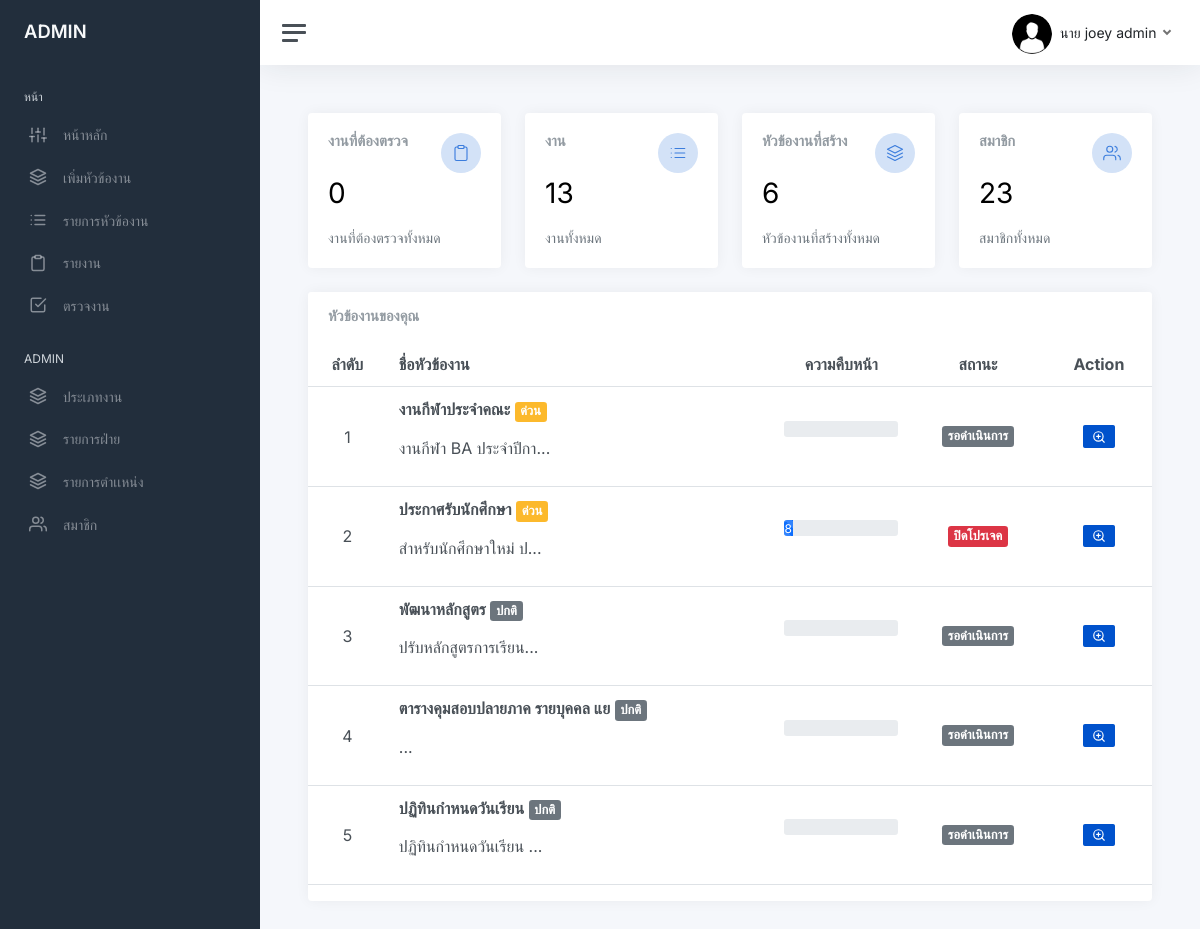
Screenshot of /index.php (signed in) with the database file from the repository.
### tables this page shows
CREATE TABLE `user` (
  `user_id` int(11) NOT NULL,
  `firstname` varchar(200) NOT NULL,
  `lastname` varchar(200) NOT NULL,
  `email` varchar(200) NOT NULL,
  `password` varchar(255) NOT NULL,
  `role_id` int(11) DEFAULT NULL,
  `avatar` varchar(255) DEFAULT NULL,
  `date_created` timestamp NOT NULL DEFAULT current_timestamp() ON UPDATE current_timestamp(),
  `status_user` int(11) NOT NULL,
  `tel` varchar(255) NOT NULL,
  `line_token` varchar(255) NOT NULL,
  `idcard` varchar(13) NOT NULL,
  `department_id` int(11) NOT NULL,
  `shortname_id` int(11) NOT NULL,
  `status_user2` int(11) NOT NULL
);

CREATE TABLE `project` (
  `project_id` int(11) NOT NULL,
  `name_project` varchar(255) NOT NULL,
  `description` text NOT NULL,
  `status_1` tinyint(4) NOT NULL,
  `create_project` timestamp NOT NULL DEFAULT current_timestamp() ON UPDATE current_timestamp(),
  `start_date` datetime NOT NULL,
  `end_date` datetime NOT NULL,
  `manager_id` int(11) NOT NULL,
  `status_2` int(11) NOT NULL,
  `id_jobtype` int(11) NOT NULL,
  `progress_project` float NOT NULL
);

### index.php (the view, shortened to what this page needs)
<?php
    require_once 'connect.php';
	include "sidebar.php";
	$where ="";
	$sql = $db->query("SELECT user_id  FROM user  ");
	$stmtusernum = $sql->fetchColumn();
	$sql1 = $db->query("SELECT project_id as num1 FROM project   $where");
	$stmtprojectnummanager = $sql1->rowCount();
	$sql4 = $db->query("SELECT task_id  FROM task_list as t left join project as p on t.project_id = p.project_id WHERE  1=1 $where ");
    $numusertask = $sql4->rowCount();
	$sql8 = $db->query("SELECT details_id  FROM details as d left join project as p on p.project_id = d.project_id WHERE state_details = 'Y' $where " );
	$stmtdetails = 	$sql8 ->rowCount();
?>
<!DOCTYPE html>
<html lang="en">
<?php include "head.php"?>
<body>
			<main class="content">
				<div class="container-fluid p-0">
					<div class="row">
						<div class="col-xxl-12 col-xxl- d-flex">
							<div class="w-100">
								<div class="row">
									<?php if ($level != $maxlevel): ?>
										<div class="col-sm-3">
											<a href="checktask_list.php">
												<div class="card">
													<div class="card-body">
														<div class="row">
															<div class="col mt-0">
																<h5 class="card-title">งานที่ต้องตรวจ</h5>
															</div>
															<div class="col-auto">
																<div class="stat text-primary">
																	<i class="align-middle" data-feather="clipboard"></i>
																</div>
															</div>
														</div>
														<h1 class="mt-1 mb-3"><?php echo $stmtdetails; ?></h1>
														<div class="mb-0">
															<span class="text-muted">งานที่ต้องตรวจทั้งหมด</span>
														</div>
													</div>
												</div>
											</a>
										</div>
									<?php endif ?>
											<div class="col-sm-3">
												<a href="task_list.php?statustask=1">
													<div class="card">
														<div class="card-body">
															<div class="row">
																<div class="col mt-0">
																	<h5 class="card-title">งาน</h5>
																</div>
																<div class="col-auto">
																	<div class="stat text-primary">
																		<i class="align-middle" data-feather="list"></i>
																	</div>
																</div>
															</div>
															<h1 class="mt-1 mb-3"><?php echo $numusertask ?></h1>
															<div class="mb-0">
																<span class="text-muted">งานทั้งหมด</span>
															</div>
														</div>
													</div>
												</a>
											</div>
										<?php if ($level != $maxlevel): ?>
										<div class="col-sm-3">
											<a href="project_list.php">
												<div class="card">
													<div class="card-body">
														<div class="row">
															<div class="col mt-0">
																<h5 class="card-title">หัวข้องานที่สร้าง</h5>
															</div>
															<div class="col-auto">
																<div class="stat text-primary">
																	<i class="align-middle" data-feather="layers"></i>
																</div>
															</div>
														</div>
														<h1 class="mt-1 mb-3"><?php echo $stmtprojectnummanager ?></h1>
														<div class="mb-0">
															<span class="text-muted">หัวข้องานที่สร้างทั้งหมด</span>
														</div>
													</div>
												</div>
											</a>
										</div>
										<?php endif ?>
										<?php if ($level <= 2): ?>
										<div class="col-sm-3">
											<a href="user_list.php">
												<div class="card">
													<div class="card-body">
														<div class="row">
															<div class="col mt-0">
																<h5 class="card-title">สมาชิก</h5>
															</div>
															<div class="col-auto">
																<div class="stat text-primary">
																	<i class="align-middle" data-feather="users"></i>
																</div>
															</div>
														</div>
													<h1 class="mt-1 mb-3"><?php echo $stmtusernum ?></h1>
													<div class="mb-0">
														<span class="text-muted">สมาชิกทั้งหมด</span>
													</div>
												</div>
											</a>
										</div>
										<?php endif; ?>
									</div>
								</div>
						</div>
					</div>
						<div class="col-12">
							<div class="card flex-fill">
								<div class="card-header">
									<h5 class="card-title mb-0">หัวข้องานของคุณ</h5>
								</div>
									<?php
										$i = 1;
										$stmtshowproject = "SELECT * FROM project  $where ORDER BY  end_date,status_2  DESC LIMIT 5;";
										$stmtshowproject = $db->query($stmtshowproject);
										$stmtshowproject->execute();
									?>
								<div class="table-responsive-xl">
									<table class="table table-hover">
										<thead>
											<tr>
												<th class="id-col">ลำดับ</th>
												<th class="name-col">ชื่อหัวข้องาน</th>
												<th class="progress-col" >ความคืบหน้า</th>
												<th class="status-col">สถานะ</th>
												<th class="action-col">Action</th>
											</tr>
										</thead>
									<tbody>
											<tr>
												<?php while ($stmtshowprojectrow = $stmtshowproject->fetch(PDO::FETCH_ASSOC)){ ?>
													<td class="id-col"><?php echo $i++ ?></td>
													<td class="name-col">
														<p><b><?php echo mb_substr($stmtshowprojectrow['name_project'],0,30);?></b>
														<?php showstatpro2($stmtshowprojectrow['status_2']) ?></p>
														<p class="truncate"><?php echo mb_substr($stmtshowprojectrow['description'],0,20).'...';  ?></p>
													</td>
													<td class="progress-col">
														<div class="progress mb-3">
															<div class="progress-bar progress-bar-striped progress-bar-animated-sm" role="progressbar" style="width:<?php echo $stmtshowprojectrow['progress_project'] ?>%" ><?php echo $stmtshowprojectrow['progress_project'] ?>%</div>
														</div>
													</td>
													<td class="status-col">
														<?php showstatpro($stmtshowprojectrow['status_1']);	?>
													</td>
													<td class="action-col">
														<a class="btn btn-bitbucket btn-sm" title="ดูรายละเอียดงาน" href="view_project.php?view_id=<?php echo $stmtshowprojectrow['project_id']?>"><i data-feather="zoom-in"></i></a>
														</td>
													</tr>
										<?php } ?>
									</tbody>
								</table>
							</div>
						</div>
					</div>
				</div>
			</main>
		</div>
	</div>
</body>
</html>

### sidebar.php (shortened to what this page needs)
<?php
include "head.php";
include "funtion.php";
		if (isset($_SESSION['user_login'])) {
			$user_id = $_SESSION['user_login'];
			$sql = "SELECT *,concat(firstname,' ',lastname) as name FROM user AS u  natural JOIN position  WHERE u.user_id = $user_id ";
			$stmt = $db->prepare($sql);
			$stmt->execute();
			$row = $stmt->fetch(PDO::FETCH_ASSOC);
		}
			$level = $row['level'];
			$where ='';
			$sql2 = "SELECT MAX(level) as maxlevel , MIN(level) as minlevel FROM user as u
			left join position as p ON u.role_id = p.role_id
			left join department as d on u.department_id = d.department_id   $where ";
			$stmt2 = $db->prepare($sql2);
			$stmt2->execute();
			$row2 = $stmt2->fetch(PDO::FETCH_ASSOC);
			$maxlevel = $row2['maxlevel'];
?>
<div class="wrapper">
		<nav id="sidebar" class="sidebar js-sidebar">
			<div class="sidebar-content js-simplebar">
				<a class="sidebar-brand" href="index.php">
				<?php if($level == 1): ?>
				<span class="align-middle">ADMIN <?php ?></span>
				<?php endif; ?>
				</a>
				<ul class="sidebar-nav">
					<li class="sidebar-header">
						หน้า
					</li>
					<li class="sidebar-item">
						<a class="sidebar-link" href="index.php">
              <i class="align-middle" data-feather="sliders"></i> <span class="align-middle">หน้าหลัก</span>
            </a>
					</li>
					<?php if($level != $maxlevel): ?>
						<li class="sidebar-item">
						<a class="sidebar-link" href="addproject_page.php">
              <i class="align-middle" data-feather="layers"></i> <span class="align-middle">เพิ่มหัวข้องาน</span>
            </a>
					<?php endif; ?>
					<li class="sidebar-item">
						<a data-bs-target="#project_list" data-bs-toggle="collapse" class="sidebar-link collapsed" aria-expanded="false">
							<i class="align-middle" data-feather="list"></i>
							 <span class="align-middle">
							 รายการหัวข้องาน
							</span>
						</a>
					</li>
			<li class="sidebar-item">
				<a data-bs-target="#report" data-bs-toggle="collapse" class="sidebar-link collapsed" aria-expanded="false">
					<i class="align-middle" data-feather="clipboard"></i>
						<span class="align-middle">
						รายงาน
					</span>
				</a>
			</li>
					<?php if($level != $maxlevel): ?>
					<li class="sidebar-item">
						<a class="sidebar-link" href="checktask_list.php">
              <i class="align-middle" data-feather="check-square"></i> <span class="align-middle">ตรวจงาน</span>
            </a>
			<?php endif; ?>
					</li>
					<?php if(($level == 1) ): ?>
					<li class="sidebar-header">
						ADMIN
					</li>
					<?php elseif($level  != $maxlevel): ?>
					<li class="sidebar-header">
						USER
					</li>
					<?php endif; ?>
					<?php if($level  != $maxlevel): ?>
						<li class="sidebar-item">
							<a class="sidebar-link"  href="jobtype_list.php">
				<i class="align-middle" data-feather="layers"></i> <span class="align-middle">ประเภทงาน</span>
							</a>
					<?php endif; ?>
					<?php if($level == 1): ?>
						<li class="sidebar-item">
							<a class="sidebar-link"  href="departmant_list.php">
				<i class="align-middle" data-feather="layers"></i> <span class="align-middle">รายการฝ่าย</span>
							</a>
						<li class="sidebar-item">
							<a class="sidebar-link"  href="position_list.php">
				<i class="align-middle" data-feather="layers"></i> <span class="align-middle">รายการตำเเหน่ง</span>
							</a>
					<?php endif; ?>
					<?php if($level <=2): ?>
					<li class="sidebar-item">
						<a data-bs-target="#user" data-bs-toggle="collapse" class="sidebar-link collapsed" aria-expanded="false">
							<i class="align-middle" data-feather="users"></i>
							 <span class="align-middle">
								สมาชิก
							</span>
						</a>
					</li>
					<?php endif; ?>
				</ul>
			</div>
		</nav>
		<div class="main">
			<nav class="navbar navbar-expand navbar-light navbar-bg">
				<a class="sidebar-toggle js-sidebar-toggle">
          <i class="hamburger align-self-center"></i>
        </a>
				<div class="navbar-collapse collapse">
					<ul class="navbar-nav navbar-align">
							<a class="nav-link dropdown-toggle d-none d-sm-inline-block" href="#" data-bs-toggle="dropdown">
							<?php if($row['avatar'] !=""){?>
                				<img src="img/avatars/<?php echo $row['avatar'] ?>" class="avatar rounded-circle rounded me-1" alt="" > <span class="text-dark"> <?php echo $row['firstname'] . ' ' . $row['lastname'] ?></span>
							<?php }else{?>
								<img src="img/avatars/09.jpg" class="avatar rounded-circle rounded me-1" alt="" > <span class="text-dark"> <?php echo  showshortname($row['shortname_id']) . ' ' . $row['firstname'] . ' ' . $row['lastname'] ?></span>
 							<?php }?>
              				</a>
					</ul>
				</div>
			</nav>

### funtion.php (shortened to what this page needs)
<?php
    function showstatpro($status){
        $stat1 = array("","รอดำเนินการ","เลยระยะเวลา","ปิดโปรเจค");
        if($status =='1'){
            echo "<span class='badge bg-secondary'>".$stat1[$status]."</span>";
        }elseif($status =='2'){
            echo "<span class='badge bg-warning'>".$stat1[$status]."</span>";
        }elseif($status =='3'){
            echo "<span class='badge bg-danger'>".$stat1[$status]."</span>";
        }
    }
    function showstatpro2($status_2){
        $stat2 = array("","ปกติ","ด่วน","ด่วนมาก");
    if ($status_2 == '1') {
        echo " "."<span class='badge bg-secondary'>".$stat2[$status_2]."</span>";
    }else if($status_2== '2'){
        echo " "."<span class='badge bg-warning'>".$stat2[$status_2]."</span>";
    }else if($status_2 == '3'){
        echo " "."<span class='badge bg-danger'>".$stat2[$status_2]."</span>";
        }
    }
    function showshortname($shortname){
        if($shortname =='1'){
            return "นาย";
        }elseif($shortname =='2'){
            return "นางสาว";
        } elseif($shortname =='9'){
            return "นาง";
        } elseif($shortname =='3'){
            return "ดร.";
        } elseif($shortname =='4'){
        return "ผศ.";
        } elseif($shortname =='5'){
            return "รศ.";
        } elseif($shortname =='6'){
            return "ศ.";
        } elseif($shortname =='7'){
            return "ผศ.ดร.";
        } elseif($shortname =='8'){
            return "ศ.ดร.";
        }elseif($shortname =='10'){
            return "อาจารย์";
        } elseif($shortname =='11'){
            return "Mr.";
        }elseif($shortname =='12'){
            return "Ms";
        }
    }
    ?>

### css/multi_select.css (style rules this page uses)
body { font-family: 'Courier New', Courier, monospace; font-size: 14px; }

### css/csstablesiza.css (style rules this page uses)
@media screen and (max-width: 1400px) { .table th.id-col, .table th.name-col, .table th.progress-col, .table th.assign-col, .table th.status-col, .table td.id-col, .table td.name-col, .table td.progress-col, .table td.assign-col, .table td.status-col { width: auto; } }
.id-col { text-align: center; }
.progress-col { text-align: center; }
.status-col { text-align: center; }
.action-col { text-align: center; }

### rows the page displays
user: shortname "นาย", firstname "joey", lastname "admin", user_id "23"
project: name_project "งานกีฬาประจำคณะ", status_2 "ด่วน", description "งานกีฬา BA ประจำปีกา", status_1 "รอดำเนินการ"
project: name_project "ประกาศรับนักศึกษา", status_2 "ด่วน", description "สำหรับนักศึกษาใหม่ ป", progress_project "8", status_1 "ปิดโปรเจค"
project: name_project "พัฒนาหลักสูตร", status_2 "ปกติ", description "ปรับหลักสูตรการเรียน", status_1 "รอดำเนินการ"
project: name_project "ตารางคุมสอบปลายภาค รายบุคคล แย", status_2 "ปกติ", status_1 "รอดำเนินการ"
project: name_project "ปฏิทินกำหนดวันเรียน", status_2 "ปกติ", description "ปฏิทินกำหนดวันเรียน", status_1 "รอดำเนินการ"

### other values shown
$stmtdetails "0"
$numusertask "13"
$stmtprojectnummanager "6"
